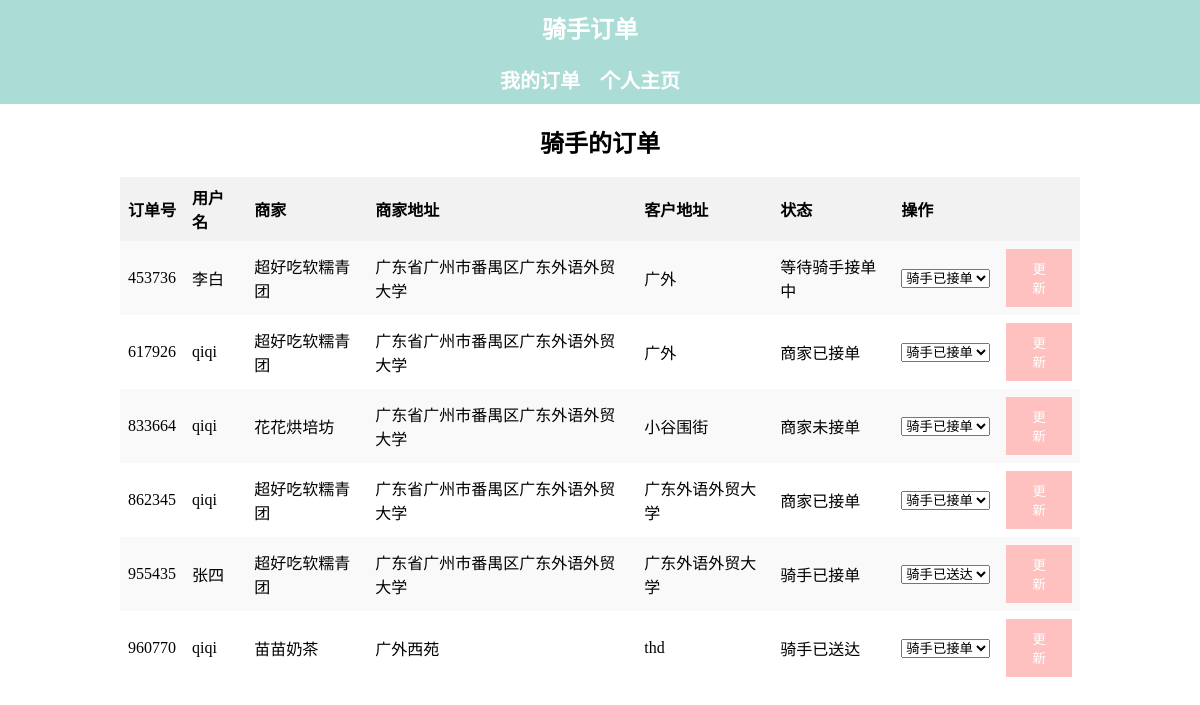
The page /团团外卖/html/骑手主页.php on the database its author committed.
### tables this page shows
CREATE TABLE `orders` (
  `orderID` int(11) NOT NULL,
  `userID` int(11) DEFAULT NULL,
  `merchantID` int(11) DEFAULT NULL,
  `courierID` int(11) DEFAULT NULL,
  `dispatchTime` datetime DEFAULT NULL,
  `deliveryTime` datetime DEFAULT NULL,
  `status` enum('Preparing','Dispatched','Delivered','Completed','Unget') DEFAULT NULL,
  `address` text DEFAULT NULL
);

CREATE TABLE `users` (
  `userID` int(11) NOT NULL,
  `username` varchar(20) DEFAULT NULL,
  `password` varchar(20) DEFAULT NULL,
  `address` varchar(100) DEFAULT NULL,
  `photo` varchar(128) DEFAULT NULL
);

CREATE TABLE `merchants` (
  `merchantID` int(11) NOT NULL,
  `merchantName` varchar(50) DEFAULT NULL,
  `description` text DEFAULT NULL,
  `address` varchar(100) DEFAULT NULL,
  `password` varchar(20) NOT NULL
);

### 团团外卖/html/骑手主页.php (the view, shortened to what this page needs)
<?php
$connection = mysqli_connect("localhost", "root", "", "takeout");
$courierID = $_SESSION['courierID'];
function getOrderStatus($status) {
  switch ($status) {
    case 'Unget':
      return '商家未接单';
    case 'Preparing':
      return '商家已接单';
    case 'Dispatched':
      return '等待骑手接单中';
    case 'Delivered':
      return '骑手已接单';
      case 'Completed':
      return '骑手已送达';
  }
}
?>
<!DOCTYPE html>
<html>
<head>
  <link rel="stylesheet" href="../css/zystyle.css">
  <link rel="stylesheet" href="../css/ddstyle.css">
</head>
<body>
    <header>
        <nav>
          <h1>骑手订单</h1>
          <ul>
            <li><a href="骑手页面.php">我的订单</a></li>
            <li><a href="骑手个人主页.php">个人主页</a></li>
          </ul>
        </nav>
      </header>
    <div class="container">
        <center><h2>骑手的订单</h2>
        <br>
        <table id="orders-table">
            <thead>
                <tr>
                    <th>订单号</th>
                    <th>用户名</th>
                    <th>商家</th>
                    <th>商家地址</th>
                    <th>客户地址</th>
                    <th>状态</th>
                    <th>操作</th>
                    <th>  </th>
                </tr>
            </thead>
            <tbody id="orders-body">
              <?php
                $query = "SELECT * FROM orders";
                $result = mysqli_query($connection, $query);
                while ($row = mysqli_fetch_assoc($result)) {
                  $userID=$row['userID'];
                  $merchantID=$row['merchantID'];
                  $query1 = "SELECT * FROM users where userID=$userID";
                  $result1 = mysqli_query($connection, $query1);
                  $row1 = mysqli_fetch_assoc($result1);
                $query2 = "SELECT * FROM merchants where merchantID=$merchantID";
                $result2 = mysqli_query($connection, $query2);
                $row2 = mysqli_fetch_assoc($result2);
                  if ($row['status'] == 'Dispatched' || $row['courierID'] == $courierID ) {
                  echo "<tr>";
                  echo "<td>" . $row['orderID'] . "</td>";
                  echo "<td>" . $row1['username'] . "</td>";
                  echo "<td>" . $row2['merchantName'] . "</td>";
                  echo "<td>" . $row2['address'] . "</td>";
                  echo "<td>" . $row['address'] . "</td>";
                  echo "<td>" . getOrderStatus($row['status']) . "</td>";
                  echo "<td>
                            <form method='post' action=''>
                                <input type='hidden' name='orderID' value='" . $row['orderID'] . "'>
                                <input type='hidden' name='merchantID' value='" . $row['merchantID'] . "'>
                                <select name='status'>
                                    <option value='Delivered'" . ($row['status'] == 'Dispatched' ? ' selected' : '') . ">骑手已接单</option>
                                    <option value='Completed'" . ($row['status'] == 'Delivered' ? ' selected' : '') . ">骑手已送达</option>
                                </select>
                            </td>";
                  echo "<td>
                            <button type='submit' name='update_status'>更新</button>
                        </td>";
                  echo "</tr>";
                  }
                }
              ?>
            </tbody>
        </table>
      </center>
    </div>
</body>
</html>

### 团团外卖/css/zystyle.css (style rules this page uses)
* { margin: 0; padding: 0; box-sizing: border-box; }
header { background-color: #abdcd6; padding: 10px; display: flex; align-items: center; justify-content: center; }
nav h1 { color: white; font-size: 24px; font-weight: bold; margin-right: 20px; }
nav ul { list-style-type: none; display: flex; }
nav ul li { margin-right: 20px; }
nav ul li:nth-child(-n+4) a { font-weight: bold; font-size: 20px; color: white; }
.container { max-width: 1000px; margin: 0 auto; padding: 20px; }
h1 { text-align: center; margin-bottom: 20px; }
button { background-color: #ffc0c0; color: white; border: none; padding: 10px 20px; cursor: pointer; }

### 团团外卖/css/ddstyle.css (style rules this page uses)
table { border-collapse: collapse; width: 100%; }
th { background-color: #f2f2f2; font-weight: bold; text-align: left; padding: 8px; }
td { padding: 8px; }
tr:nth-child(odd) { background-color: #f9f9f9; }
a { text-decoration: none; color: #333; }

### rows shown on the page
orders: orderID "453736", userID.username "李白", merchantID.merchantName "超好吃软糯青团", merchantID.address "广东省广州市番禺区广东外语外贸大学", address "广外", status "等待骑手接单中", status "骑手已接单"
orders: orderID "617926", userID.username "qiqi", merchantID.merchantName "超好吃软糯青团", merchantID.address "广东省广州市番禺区广东外语外贸大学", address "广外", status "商家已接单"
orders: orderID "833664", userID.username "qiqi", merchantID.merchantName "花花烘培坊", merchantID.address "广东省广州市番禺区广东外语外贸大学", address "小谷围街", status "商家未接单"
orders: orderID "862345", userID.username "qiqi", merchantID.merchantName "超好吃软糯青团", merchantID.address "广东省广州市番禺区广东外语外贸大学", address "广东外语外贸大学", status "商家已接单"
orders: orderID "955435", userID.username "张四", merchantID.merchantName "超好吃软糯青团", merchantID.address "广东省广州市番禺区广东外语外贸大学", address "广东外语外贸大学", status "骑手已接单", status "骑手已送达"
orders: orderID "960770", userID.username "qiqi", merchantID.merchantName "苗苗奶茶", merchantID.address "广外西苑", address "thd", status "骑手已送达"
